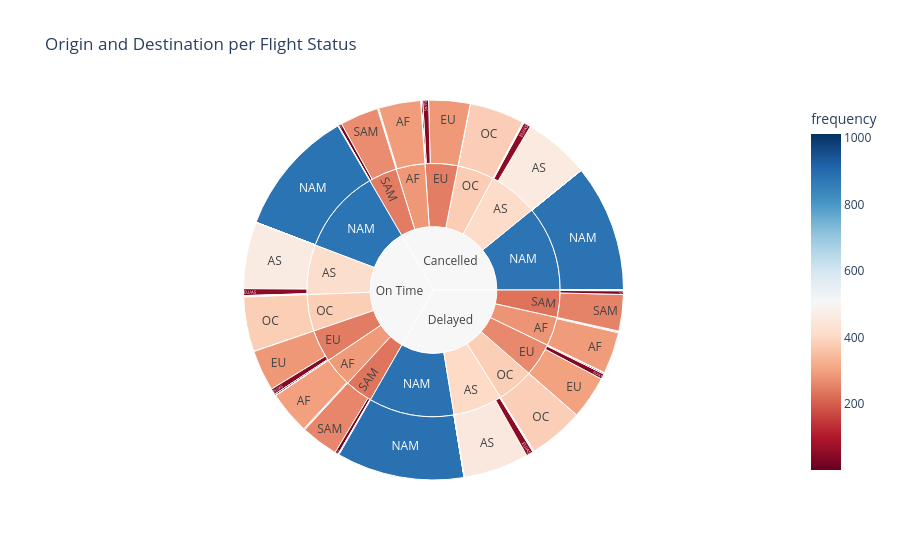

Notebook cell for this chart:
### Code cell
fig = px.sunburst(freq_df_final, path=['Flight Status', 'Airport Continent','Continent Destination Code'], values='frequency',
                  color='frequency', 
                  color_continuous_scale='RdBu',
                  color_continuous_midpoint=np.average(freq_df_final['frequency'], weights=freq_df_final['frequency']),
                  title= "Origin and Destination per Flight Status")
fig.show()

### Figure 1 — Plotly figure (JSON) as saved in the notebook; plotly's stock layout.template omitted (floating-point values rounded to 4 significant figures; data arrays with more than 128 entries replaced by an {"elided": "..."} marker saying what was removed)
{"data": [{"branchvalues": "total", "customdata": {"elided": "141x1 float values"}, "domain": {"x": [0, 1], "y": [0, 1]}, "hovertemplate": "labels=%{label}<br>frequency_sum=%{value}<br>parent=%{parent}<br>id=%{id}<br>frequency=%{color}<extra></extra>", "ids": {"elided": "141 str values"}, "labels": {"elided": "141 str values"}, "marker": {"coloraxis": "coloraxis", "colors": {"elided": "141 float values"}}, "name": "", "parents": {"elided": "141 str values"}, "type": "sunburst", "values": {"elided": "141 float values"}}], "layout": {"coloraxis": {"autocolorscale": false, "cmid": 506.9, "colorbar": {"title": {"text": "frequency"}}, "colorscale": [[0, "rgb(103,0,31)"], [0.1, "rgb(178,24,43)"], [0.2, "rgb(214,96,77)"], [0.3, "rgb(244,165,130)"], [0.4, "rgb(253,219,199)"], [0.5, "rgb(247,247,247)"], [0.6, "rgb(209,229,240)"], [0.7, "rgb(146,197,222)"], [0.8, "rgb(67,147,195)"], [0.9, "rgb(33,102,172)"], [1, "rgb(5,48,97)"]]}, "legend": {"tracegroupgap": 0}, "title": {"text": "Origin and Destination per Flight Status"}}}
